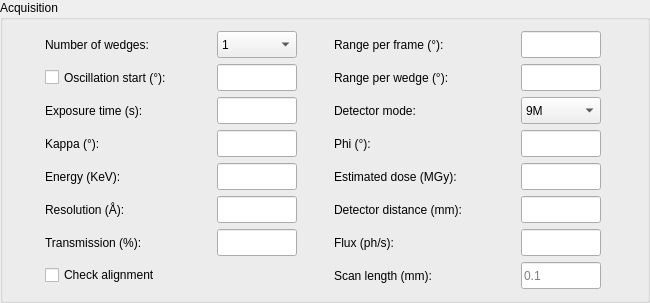
<?xml version="1.0" encoding="UTF-8"?>
<ui version="4.0">
 <class>AcquisitionWidgetVerticalSimpleLayout</class>
 <widget class="QWidget" name="AcquisitionWidgetVerticalSimpleLayout">
  <property name="geometry">
   <rect>
    <x>0</x>
    <y>0</y>
    <width>650</width>
    <height>302</height>
   </rect>
  </property>
  <property name="sizePolicy">
   <sizepolicy hsizetype="Preferred" vsizetype="Preferred">
    <horstretch>0</horstretch>
    <verstretch>0</verstretch>
   </sizepolicy>
  </property>
  <property name="maximumSize">
   <size>
    <width>32767</width>
    <height>32767</height>
   </size>
  </property>
  <property name="windowTitle">
   <string>AcquisitionWidgetVerticalSimple</string>
  </property>
  <layout class="QVBoxLayout" name="verticalLayout_2">
   <property name="spacing">
    <number>0</number>
   </property>
   <property name="leftMargin">
    <number>0</number>
   </property>
   <property name="topMargin">
    <number>0</number>
   </property>
   <property name="rightMargin">
    <number>0</number>
   </property>
   <property name="bottomMargin">
    <number>0</number>
   </property>
   <item>
    <widget class="QGroupBox" name="acq_gbox">
     <property name="maximumSize">
      <size>
       <width>32767</width>
       <height>32767</height>
      </size>
     </property>
     <property name="title">
      <string>Acquisition</string>
     </property>
     <layout class="QGridLayout" name="gridLayout">
      <item row="0" column="0">
       <widget class="QLabel" name="num_images_label">
        <property name="sizePolicy">
         <sizepolicy hsizetype="Fixed" vsizetype="Preferred">
          <horstretch>0</horstretch>
          <verstretch>0</verstretch>
         </sizepolicy>
        </property>
        <property name="minimumSize">
         <size>
          <width>135</width>
          <height>27</height>
         </size>
        </property>
        <property name="maximumSize">
         <size>
          <width>16777215</width>
          <height>27</height>
         </size>
        </property>
        <property name="font">
         <font>
          <weight>50</weight>
          <bold>false</bold>
          <underline>false</underline>
         </font>
        </property>
        <property name="text">
         <string>Number of wedges:</string>
        </property>
        <property name="wordWrap">
         <bool>false</bool>
        </property>
       </widget>
      </item>
      <item row="0" column="1">
       <widget class="QComboBox" name="num_images_cbox">
        <property name="minimumSize">
         <size>
          <width>80</width>
          <height>27</height>
         </size>
        </property>
        <property name="maximumSize">
         <size>
          <width>80</width>
          <height>27</height>
         </size>
        </property>
        <item>
         <property name="text">
          <string>1</string>
         </property>
        </item>
        <item>
         <property name="text">
          <string>2</string>
         </property>
        </item>
        <item>
         <property name="text">
          <string>4</string>
         </property>
        </item>
        <item>
         <property name="text">
          <string>5</string>
         </property>
        </item>
       </widget>
      </item>
      <item row="0" column="2">
       <widget class="QLabel" name="angle_per_frame_label">
        <property name="text">
         <string>Range per frame (°):</string>
        </property>
       </widget>
      </item>
      <item row="0" column="3">
       <widget class="QLineEdit" name="angle_per_frame_ledit">
        <property name="minimumSize">
         <size>
          <width>80</width>
          <height>27</height>
         </size>
        </property>
        <property name="maximumSize">
         <size>
          <width>70</width>
          <height>27</height>
         </size>
        </property>
       </widget>
      </item>
      <item row="1" column="0">
       <widget class="QCheckBox" name="osc_start_cbox">
        <property name="maximumSize">
         <size>
          <width>16777215</width>
          <height>27</height>
         </size>
        </property>
        <property name="text">
         <string>Oscillation start (°):</string>
        </property>
       </widget>
      </item>
      <item row="1" column="1">
       <widget class="QLineEdit" name="osc_start_ledit">
        <property name="minimumSize">
         <size>
          <width>80</width>
          <height>27</height>
         </size>
        </property>
        <property name="maximumSize">
         <size>
          <width>70</width>
          <height>27</height>
         </size>
        </property>
       </widget>
      </item>
      <item row="1" column="2">
       <widget class="QLabel" name="osc_range_label">
        <property name="minimumSize">
         <size>
          <width>0</width>
          <height>27</height>
         </size>
        </property>
        <property name="maximumSize">
         <size>
          <width>16777215</width>
          <height>27</height>
         </size>
        </property>
        <property name="text">
         <string>Range per wedge (°):</string>
        </property>
        <property name="wordWrap">
         <bool>false</bool>
        </property>
       </widget>
      </item>
      <item row="1" column="3">
       <widget class="QLineEdit" name="osc_range_ledit">
        <property name="minimumSize">
         <size>
          <width>80</width>
          <height>27</height>
         </size>
        </property>
        <property name="maximumSize">
         <size>
          <width>70</width>
          <height>27</height>
         </size>
        </property>
       </widget>
      </item>
      <item row="2" column="0">
       <widget class="QLabel" name="exp_time_label">
        <property name="minimumSize">
         <size>
          <width>0</width>
          <height>27</height>
         </size>
        </property>
        <property name="maximumSize">
         <size>
          <width>16777215</width>
          <height>27</height>
         </size>
        </property>
        <property name="text">
         <string>Exposure time (s):</string>
        </property>
        <property name="wordWrap">
         <bool>false</bool>
        </property>
       </widget>
      </item>
      <item row="2" column="1">
       <widget class="QLineEdit" name="exp_time_ledit">
        <property name="minimumSize">
         <size>
          <width>80</width>
          <height>27</height>
         </size>
        </property>
        <property name="maximumSize">
         <size>
          <width>70</width>
          <height>27</height>
         </size>
        </property>
       </widget>
      </item>
      <item row="2" column="2">
       <widget class="QLabel" name="detector_roi_mode_label">
        <property name="enabled">
         <bool>true</bool>
        </property>
        <property name="sizePolicy">
         <sizepolicy hsizetype="Preferred" vsizetype="Preferred">
          <horstretch>0</horstretch>
          <verstretch>0</verstretch>
         </sizepolicy>
        </property>
        <property name="minimumSize">
         <size>
          <width>0</width>
          <height>27</height>
         </size>
        </property>
        <property name="maximumSize">
         <size>
          <width>16777215</width>
          <height>27</height>
         </size>
        </property>
        <property name="text">
         <string>Detector mode:</string>
        </property>
        <property name="wordWrap">
         <bool>false</bool>
        </property>
       </widget>
      </item>
      <item row="2" column="3">
       <widget class="QComboBox" name="detector_roi_mode_combo">
        <property name="enabled">
         <bool>true</bool>
        </property>
        <property name="minimumSize">
         <size>
          <width>80</width>
          <height>27</height>
         </size>
        </property>
        <property name="maximumSize">
         <size>
          <width>70</width>
          <height>27</height>
         </size>
        </property>
        <item>
         <property name="text">
          <string>9M</string>
         </property>
        </item>
        <item>
         <property name="text">
          <string>4M</string>
         </property>
        </item>
       </widget>
      </item>
      <item row="3" column="0">
       <widget class="QLabel" name="kappa_label">
        <property name="minimumSize">
         <size>
          <width>0</width>
          <height>27</height>
         </size>
        </property>
        <property name="maximumSize">
         <size>
          <width>16777215</width>
          <height>27</height>
         </size>
        </property>
        <property name="text">
         <string>Kappa (°):</string>
        </property>
       </widget>
      </item>
      <item row="3" column="1">
       <widget class="QLineEdit" name="kappa_ledit">
        <property name="minimumSize">
         <size>
          <width>80</width>
          <height>27</height>
         </size>
        </property>
        <property name="maximumSize">
         <size>
          <width>70</width>
          <height>27</height>
         </size>
        </property>
       </widget>
      </item>
      <item row="3" column="2">
       <widget class="QLabel" name="kappa_phi_label">
        <property name="minimumSize">
         <size>
          <width>0</width>
          <height>27</height>
         </size>
        </property>
        <property name="maximumSize">
         <size>
          <width>16777215</width>
          <height>27</height>
         </size>
        </property>
        <property name="text">
         <string>Phi (°):</string>
        </property>
        <property name="wordWrap">
         <bool>false</bool>
        </property>
       </widget>
      </item>
      <item row="3" column="3">
       <widget class="QLineEdit" name="kappa_phi_ledit">
        <property name="minimumSize">
         <size>
          <width>80</width>
          <height>27</height>
         </size>
        </property>
        <property name="maximumSize">
         <size>
          <width>70</width>
          <height>27</height>
         </size>
        </property>
       </widget>
      </item>
      <item row="4" column="0">
       <widget class="QLabel" name="energy_label">
        <property name="minimumSize">
         <size>
          <width>0</width>
          <height>27</height>
         </size>
        </property>
        <property name="maximumSize">
         <size>
          <width>16777215</width>
          <height>27</height>
         </size>
        </property>
        <property name="text">
         <string>Energy (KeV):</string>
        </property>
        <property name="wordWrap">
         <bool>false</bool>
        </property>
       </widget>
      </item>
      <item row="4" column="1">
       <widget class="QLineEdit" name="energy_ledit">
        <property name="minimumSize">
         <size>
          <width>80</width>
          <height>27</height>
         </size>
        </property>
        <property name="maximumSize">
         <size>
          <width>70</width>
          <height>27</height>
         </size>
        </property>
       </widget>
      </item>
      <item row="4" column="2">
       <widget class="QLabel" name="dose_label">
        <property name="minimumSize">
         <size>
          <width>0</width>
          <height>27</height>
         </size>
        </property>
        <property name="maximumSize">
         <size>
          <width>150</width>
          <height>27</height>
         </size>
        </property>
        <property name="text">
         <string>Estimated dose (MGy):</string>
        </property>
       </widget>
      </item>
      <item row="4" column="3">
       <widget class="QLineEdit" name="dose_ledit">
        <property name="minimumSize">
         <size>
          <width>80</width>
          <height>27</height>
         </size>
        </property>
        <property name="maximumSize">
         <size>
          <width>70</width>
          <height>27</height>
         </size>
        </property>
       </widget>
      </item>
      <item row="5" column="0">
       <widget class="QLabel" name="resolution_label">
        <property name="minimumSize">
         <size>
          <width>0</width>
          <height>27</height>
         </size>
        </property>
        <property name="maximumSize">
         <size>
          <width>16777215</width>
          <height>27</height>
         </size>
        </property>
        <property name="text">
         <string>Resolution (Å):</string>
        </property>
        <property name="wordWrap">
         <bool>false</bool>
        </property>
       </widget>
      </item>
      <item row="5" column="1">
       <widget class="QLineEdit" name="resolution_ledit">
        <property name="minimumSize">
         <size>
          <width>80</width>
          <height>27</height>
         </size>
        </property>
        <property name="maximumSize">
         <size>
          <width>70</width>
          <height>27</height>
         </size>
        </property>
       </widget>
      </item>
      <item row="5" column="2">
       <widget class="QLabel" name="detector_distance_label">
        <property name="minimumSize">
         <size>
          <width>0</width>
          <height>27</height>
         </size>
        </property>
        <property name="maximumSize">
         <size>
          <width>150</width>
          <height>27</height>
         </size>
        </property>
        <property name="text">
         <string>Detector distance (mm):</string>
        </property>
       </widget>
      </item>
      <item row="5" column="3">
       <widget class="QLineEdit" name="detector_distance_ledit">
        <property name="minimumSize">
         <size>
          <width>80</width>
          <height>27</height>
         </size>
        </property>
        <property name="maximumSize">
         <size>
          <width>70</width>
          <height>27</height>
         </size>
        </property>
       </widget>
      </item>
      <item row="6" column="0">
       <widget class="QLabel" name="transmission_label">
        <property name="sizePolicy">
         <sizepolicy hsizetype="Preferred" vsizetype="Preferred">
          <horstretch>0</horstretch>
          <verstretch>0</verstretch>
         </sizepolicy>
        </property>
        <property name="minimumSize">
         <size>
          <width>0</width>
          <height>27</height>
         </size>
        </property>
        <property name="maximumSize">
         <size>
          <width>16777215</width>
          <height>27</height>
         </size>
        </property>
        <property name="text">
         <string>Transmission (%):</string>
        </property>
        <property name="wordWrap">
         <bool>false</bool>
        </property>
       </widget>
      </item>
      <item row="6" column="1">
       <widget class="QLineEdit" name="transmission_ledit">
        <property name="minimumSize">
         <size>
          <width>80</width>
          <height>27</height>
         </size>
        </property>
        <property name="maximumSize">
         <size>
          <width>70</width>
          <height>27</height>
         </size>
        </property>
       </widget>
      </item>
      <item row="6" column="2">
       <widget class="QLabel" name="flux_label">
        <property name="minimumSize">
         <size>
          <width>0</width>
          <height>27</height>
         </size>
        </property>
        <property name="maximumSize">
         <size>
          <width>150</width>
          <height>27</height>
         </size>
        </property>
        <property name="text">
         <string>Flux (ph/s):</string>
        </property>
       </widget>
      </item>
      <item row="6" column="3">
       <widget class="QLineEdit" name="flux_ledit">
        <property name="minimumSize">
         <size>
          <width>80</width>
          <height>27</height>
         </size>
        </property>
        <property name="maximumSize">
         <size>
          <width>70</width>
          <height>27</height>
         </size>
        </property>
       </widget>
      </item>
      <item row="7" column="0" colspan="2">
       <widget class="QCheckBox" name="check_alignment">
        <property name="text">
         <string>Check alignment</string>
        </property>
       </widget>
      </item>
      <item row="7" column="2">
       <widget class="QLabel" name="uncertainty_label">
        <property name="text">
         <string>Scan length (mm):</string>
        </property>
       </widget>
      </item>
      <item row="7" column="3">
       <widget class="QLineEdit" name="uncertainty_ledit">
        <property name="minimumSize">
         <size>
          <width>80</width>
          <height>27</height>
         </size>
        </property>
        <property name="maximumSize">
         <size>
          <width>70</width>
          <height>27</height>
         </size>
        </property>
        <property name="placeholderText">
         <string>0.1</string>
        </property>
       </widget>
      </item>
     </layout>
    </widget>
   </item>
  </layout>
 </widget>
 <layoutdefault spacing="6" margin="11"/>
 <pixmapfunction>qPixmapFromMimeSource</pixmapfunction>
 <resources/>
 <connections/>
</ui>
